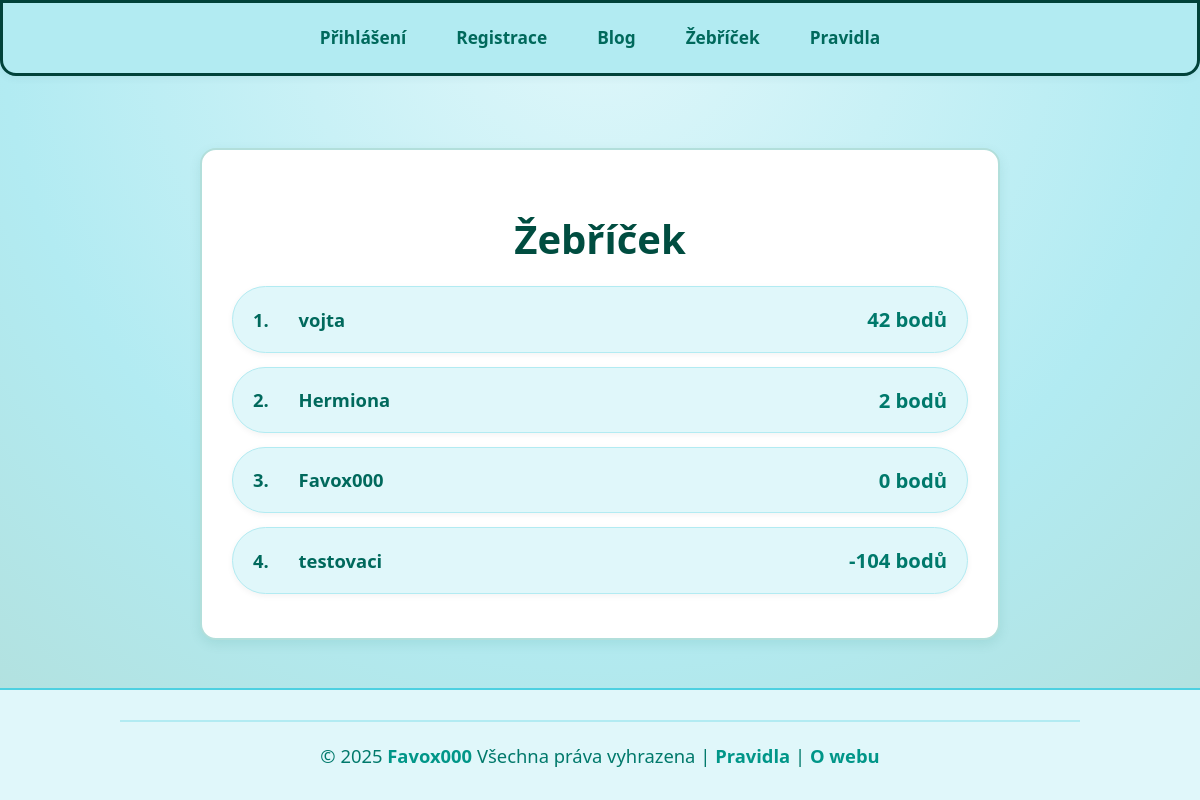
/zebricek/, run on the app's committed database.
### account/models.py (models this page shows, shortened)
class Profile(models.Model):
    user = models.OneToOneField(User, on_delete=models.CASCADE)
    content = models.TextField(blank=True, null=True, verbose_name="Obsah profilu")
    points = models.IntegerField(default=0, verbose_name="Body")
    money = models.IntegerField(default=1000, verbose_name="Peníze")
    earn = models.IntegerField(default=1, verbose_name="Výdělek")
    golden_tickets = models.IntegerField(default=0, verbose_name="Tikety")
    attempts = models.PositiveIntegerField(default=3, verbose_name="Počet pokusů")
    last_activity_date = models.DateField(auto_now_add=True, verbose_name="Datum Poslední aktivity")
    room_index = models.PositiveIntegerField(default=1, verbose_name="Číslo aktuální místnosti")
    tickets_per_day = models.PositiveIntegerField(default=0, verbose_name="Počet nakoupených tiketů")
    has_quiz = models.BooleanField(default=False, verbose_name="Má kvíz")

### account/views.py (the view)
# urls.py: path("zebricek/", views.ranking, name="ranking"),
def ranking(request):
    users = Profile.objects.all().order_by('-points')
    return render(request, "account/ranking.html", {
            "users":users
        })

### account/templates/account/ranking.html (shortened to what this page needs)
{% extends "base.html" %}
{% load static %}
{% block css_file %}
    <link rel="stylesheet" href="{% static 'account/ranking.css' %}">
{% endblock css_file %}
{% block content %}
<div class="container ranking-container">
    <h1>Žebříček</h1>
    <ol class="ranking-list">
        {% for user in users %}
            <li class="ranking-item">
                <a href="{% url 'profile_page' slug=user.user.username %}">
                    <span class="rank-number">{{ forloop.counter }}.</span>&nbsp;
                    <span class="username"> {{ user.user.username }}</span>
                    <span class="points">{{ user.points }} bodů</span>
                </a>
            </li>
        {% endfor %}
    </ol>
</div>
{% endblock content %}

### static/global.css (style rules this page uses)
html, body { height: 100%; min-height: 100%; margin: 0; padding: 0; }
body { min-height: 100vh; display: flex; flex-direction: column; margin: 0; padding: 0; background: radial-gradient(circle at top, #e0f7fa 0%, #b2ebf2 60%, #b2dfdb 100%); font-family: 'Segoe UI', -apple-system, BlinkMacSystemFont, "Segoe UI", Roboto, Oxygen-Sans, Ubuntu, Cantarell, "Helvetica Neue", sans-serif; color: #004d40; line-height: 1.6; align-items: center; }
.container { max-width: 1400px; width: 100%; padding: 30px; border-radius: 15px; margin-top: 24px; margin-bottom: 24px; box-sizing: border-box; }
h1 { text-align: center; font-weight: 800; margin-bottom: 15px; color: #004d40; font-size: 2.5em; }

### account/static/account/ranking.css (style rules this page uses)
.ranking-container { background-color: #ffffff; border: 2px solid #b2dfdb; border-radius: 16px; box-shadow: 0 4px 12px rgba(0, 105, 92, 0.1); padding: 30px; width: 100%; max-width: 800px; margin: auto; }
.ranking-list { list-style: none; padding: 0; margin: 0; }
.ranking-item { margin-bottom: 14px; }
.ranking-item a { display: flex; align-items: center; background-color: #e0f7fa; border: 1px solid #b2ebf2; border-radius: 50px; padding: 16px 20px; color: #00695c; text-decoration: none; font-weight: 600; font-size: 1.15em; box-shadow: 0 2px 6px rgba(0,0,0,0.05); transition: background-color 0.3s ease, box-shadow 0.3s ease, transform 0.2s ease; }
.username { flex-grow: 1; }
.points { font-weight: 700; font-size: 1.1em; color: #00796b; }
.rank-number { margin-right: 25px; }

### data on the page
Profile: user.username "vojta", points "42"
Profile: user.username "Hermiona", points "2"
Profile: user.username "Favox000", points "0"
Profile: user.username "testovaci", points "-104"
